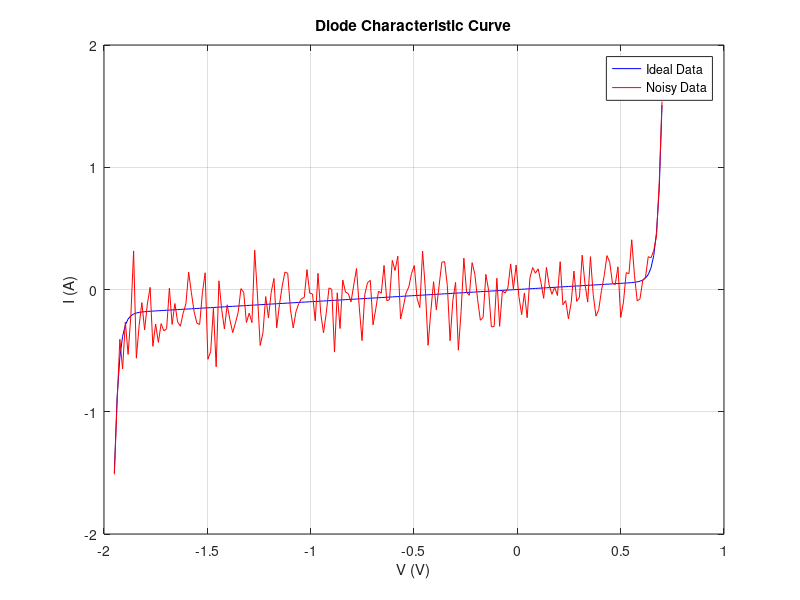
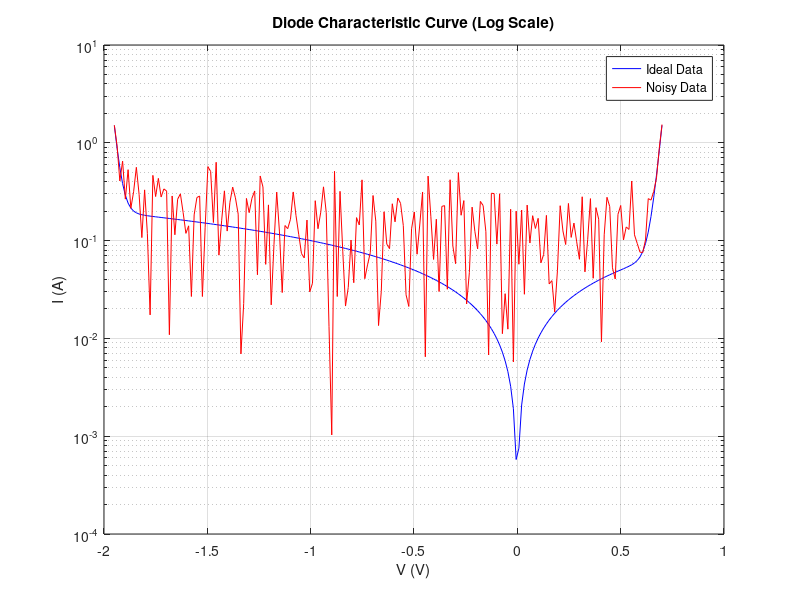
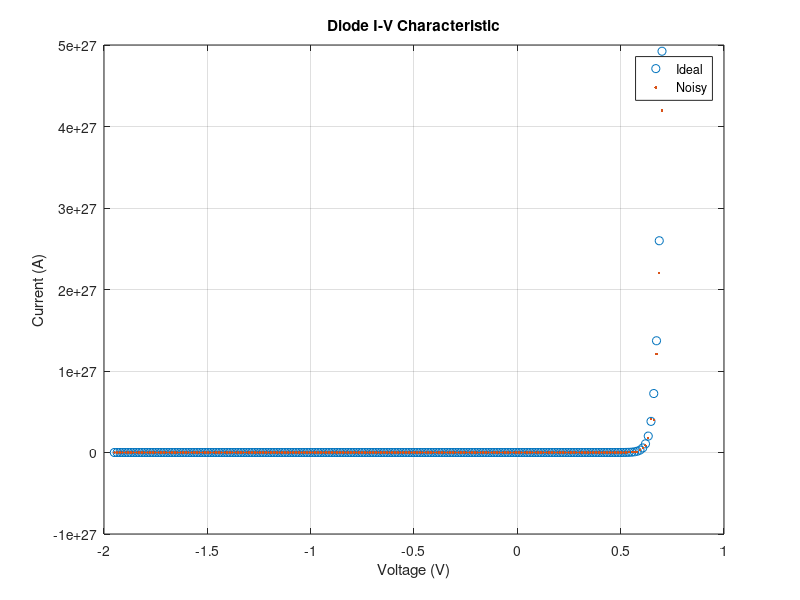
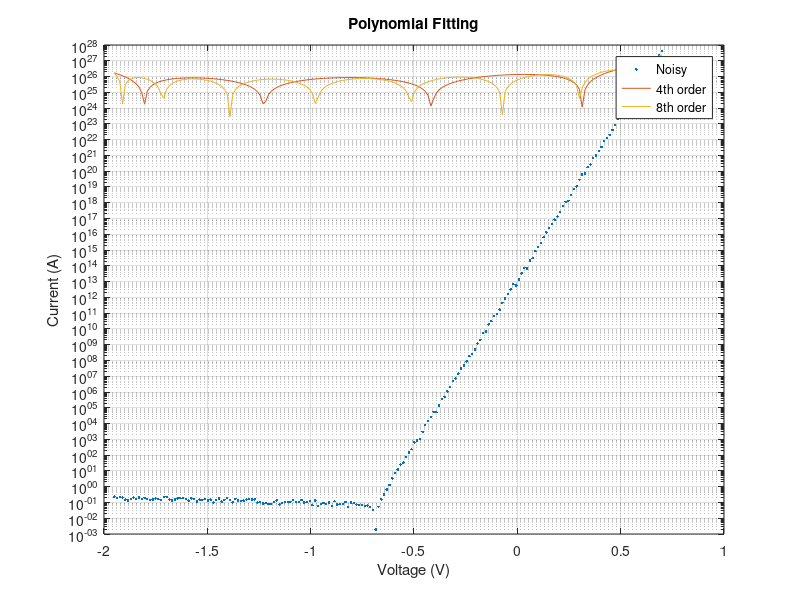

These figures' MATLAB source, in order: (Note: this script raises an error after producing the figures.)
% Define parameters
Is = 0.01e-12; % Forward bias saturation current
Ib = 0.1e-12; % Breakdown saturation current
Vb = 1.3; % Breakdown voltage
Gp = 0.1; % Parasitic parallel conductance

% Create V vector
V = linspace(-1.95, 0.7, 200);

% Create ideal diode current vector
I_id = Is*(exp(1.2*(V/0.025) - 1));

% Create breakdown current vector
I_bd = -Ib*(exp(1.2*(-(V + Vb)/0.025) - 1));

% Create parasitic parallel leakage current vector
I_gp = Gp*V;

% Create total current vector with noise
I = I_id + I_bd + I_gp;
I_noisy = I + 0.2*randn(size(I));

% Plot the data using plot() and semilogy()
figure
plot(V, I, 'b', V, I_noisy, 'r')
xlabel('V (V)')
ylabel('I (A)')
title('Diode Characteristic Curve')
legend('Ideal Data', 'Noisy Data')
grid on

figure
semilogy(V, abs(I), 'b', V, abs(I_noisy), 'r')
xlabel('V (V)')
ylabel('I (A)')
title('Diode Characteristic Curve (Log Scale)')
legend('Ideal Data', 'Noisy Data')
grid on

%Polynomial fitting part 3

% Generate data
V = linspace(-1.95, 0.7, 200)';
I = Is*(exp(1.2/0.025*(V+Vb-2*Vb*(V+Vb<0)/Vb))-1) + Gp*V - Ib*(exp(1.2/0.025*(-(V+Vb)/Vb))-1);
I_noise = I + 0.2*randn(size(I)).*I; % Add 20% noise

% Plot data
figure;
plot(V, I, 'o', V, I_noise, '.');
title('Diode I-V Characteristic');
xlabel('Voltage (V)');
ylabel('Current (A)');
legend('Ideal', 'Noisy');
grid on;

% Polynomial fitting
p4 = polyfit(V, I_noise, 4);
p8 = polyfit(V, I_noise, 8);

% Evaluate polynomial fits
I_fit4 = polyval(p4, V);
I_fit8 = polyval(p8, V);

% Plot polynomial fits
figure;
semilogy(V, abs(I_noise), '.', V, abs(I_fit4), V, abs(I_fit8));
title('Polynomial Fitting');
xlabel('Voltage (V)');
ylabel('Current (A)');
legend('Noisy', '4th order', '8th order');
grid on;

%conclusion: From the plot, we can see that the 4th order 
% polynomial fit is generally a good approximation of the noisy data, 
% while the 8th order fit overfits the data and 
% exhibits some oscillations. 
% However, both polynomial fits deviate significantly 
% from the ideal diode characteristic at low and high voltages. 
% This is because the polynomial model is not flexible 
% enough to capture the exponential behavior of the diode equation. 
% Thus, nonlinear curve fitting may be a better approach for 
% modeling the diode characteristic.

% Nonlinear curve fitting part 4
fo = fittype('A*(exp(1.2*x/25e-3)-1) + B*x - C*(exp(1.2*(-(x+D))/25e-3)-1)');

% Fit only A and C with B and D fixed
fo_fixed = fittype('A*(exp(1.2*x/25e-3)-1) + 0.1*x - C*(exp(1.2*(-(x+1.3))/25e-3)-1)');
ff_fixed = fit(V, I_noisy.', fo_fixed);

I_fit_fixed = ff_fixed(V);

% Fit A, B, and C with D fixed
fo_fixed2 = fittype('A*(exp(1.2*x/25e-3)-1) + B*x - C*(exp(1.2*(-(x+1.3))/25e-3)-1)');
ff_fixed2 = fit(V, I_noisy.', fo_fixed2);
I_fit_fixed2 = ff_fixed2(V);

% Fit all four parameters
ff = fit(V, I_noisy.', fo);
I_fit = ff(V);

% Plot the data and the three fitted curves
figure
semilogy(V, abs(I_noisy), '.', V, abs(I_fit_fixed), V, abs(I_fit_fixed2), V, abs(I_fit));
title('Nonlinear Curve Fitting');
xlabel('Voltage (V)');
ylabel('Current (A)');
legend('Noisy', 'A and C fixed', 'A, B, and C fixed', 'All Parameters');
grid on;

% Print the coefficients for the three fits
disp('Fit with A and C only:');
disp(ff_fixed);
disp('Fit with A, B, and C only:');
disp(ff_fixed2);
disp('Fit with all parameters:');
disp(ff);

% Draw conclusions
% The three fitted curves appear to closely match the noisy data, 
% with the curve that includes all four parameters fitting the data 
% the most closely. The fit with only A and C fixed appears to have 
% the largest deviation from the noisy data, while the fit with A, 
% B, and C fixed is a good compromise between the other two fits. 
% This suggests that the breakdown voltage and parasitic parallel 
% conductance have a significant impact on the behavior of the diode. 
% Additionally, the use of nonlinear curve fitting with the fit() 
% function can be a powerful tool for analyzing and modeling complex 
% physical systems.


%Part 5

% Generate simulated IV curve for a diode
V = linspace(0, 0.8, 100);
I = diode(V, 1e-9, 0.025);

% Add random noise to the simulated data
I_noisy = awgn(I, 20);

% Remove NaN values from the data
V = V(~isnan(I_noisy));
I_noisy = I_noisy(~isnan(I_noisy));

% Nonlinear curve fitting
fo = fittype('A*(exp(1.2*x/25e-3)-1) + B*x - C*(exp(1.2*(-(x+D))/25e-3)-1)');
ff = fit(V', I_noisy', fo, 'StartPoint', [1e-6, 0.5, 1e-6, 0.6]);

% Plot the data and the fitted curve
figure
plot(V, I_noisy, '.', V, ff(V));
title('Nonlinear Curve Fitting');
xlabel('Voltage (V)');
ylabel('Current (A)');
legend('Noisy', 'Fitted');
grid on;

% Print the coefficients for the fit
disp(ff);

% Fitting using the Neural Net model
inputs = V.';
targets = I.';
hiddenLayerSize = 10;
net = fitnet(hiddenLayerSize);
net.divideParam.trainRatio = 70/100;
net.divideParam.valRatio = 15/100;
net.divideParam.testRatio = 15/100;
[net,tr] = train(net,inputs,targets);
outputs = net(inputs);
errors = gsubtract(outputs,targets);
performance = perform(net,targets,outputs);
view(net);
Inn = outputs;

% Plot the Neural Net model output
figure
semilogy(V, abs(I_noisy), '.', V, abs(outputs));
title('Neural Net Fitting');
xlabel('Voltage (V)');
ylabel('Current (A)');
legend('Noisy', 'Neural Net Fitting');
grid on;












